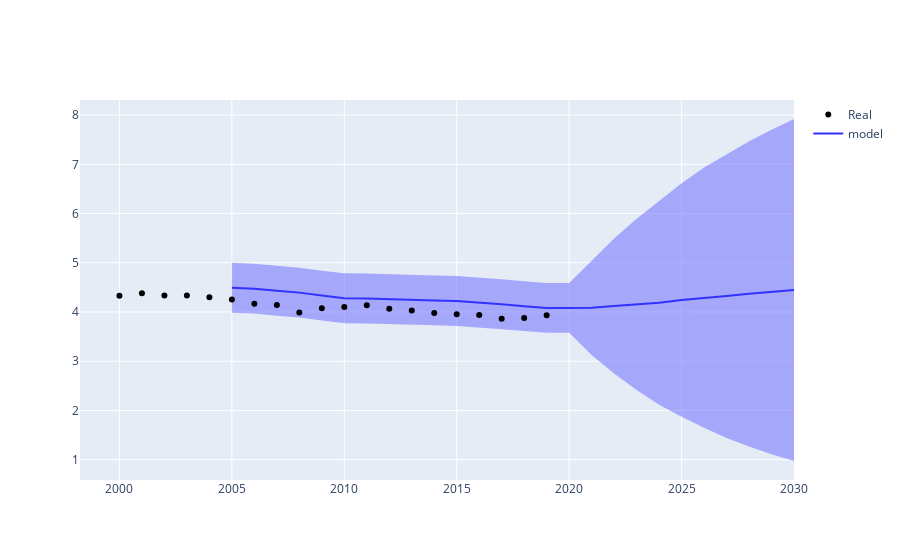

Notebook cell for this chart:
### Code cell
model = models.load_model('model_3.h5')
ts = ts3.copy()
num_proy = 11
rmse = rmse_3

time_col_name = ts.columns[0]
value_col_name = ts.columns[1]
last_anio = ts[time_col_name].values[-1]

X, Y = preparar_datos(ts)
X = np.array(X, dtype=float)
X = tf.convert_to_tensor(X)
Y_pred_proy = model.predict(X, verbose=0).reshape(-1)

ts_c = ts.copy()
for i in range(num_proy):
    X_last, _ = preparar_datos(ts_c)
    X_last = np.array(X_last, dtype=float)
    X_last = tf.convert_to_tensor(X_last[-1].reshape(1,-1))
    Y_proy = model.predict(X_last, verbose = 0)[0][0]
    Anio_next = ts_c[time_col_name].values[-1] + 1
    ts_c.loc[len(ts_c)] = [Anio_next, Y_proy]
    Y_pred_proy = np.append(Y_pred_proy, Y_proy)
anios_pred_proy = ts_c.Anio.values[5:]
Y_proy = Y_pred_proy[-num_proy:]
Y_pred = Y_pred_proy[:-num_proy]
error = 2*rmse
max_arr = Y_pred + error
min_arr = Y_pred - error
suma_error = error
i = 0
for value in Y_proy:
    i += 1 
    max_arr = np.append(max_arr,value+suma_error)
    min_arr = np.append(min_arr,value-suma_error)
    suma_error += error*0.9**i
    suma_error += 0
fig = go.Figure()
fig.add_trace(go.Scatter(x = anios_pred_proy, y = max_arr, mode = 'lines',line_color='rgba(0,0,0,0)',showlegend=False))
fig.add_trace(go.Scatter(x = anios_pred_proy, y = min_arr, fill='tonexty', mode = 'lines',line_color='rgba(100,100,255,1)', line_width=0,showlegend=False))
fig.add_trace(go.Scatter(x = anios_pred_proy, y = Y_pred_proy, mode = 'lines', line_color = 'rgb(50,50,255)', name = 'model'))
fig.add_trace(go.Scatter(x = ts[time_col_name], y = ts[value_col_name], mode = 'markers', line_color = 'black', name = 'Real'))
fig.show()

### Figure 1 — Plotly figure (JSON) as saved in the notebook; plotly's stock layout.template omitted (floating-point values rounded to 4 significant figures)
{"data": [{"line": {"color": "rgba(0,0,0,0)"}, "mode": "lines", "showlegend": false, "type": "scatter", "x": [2005, 2006, 2007, 2008, 2009, 2010, 2011, 2012, 2013, 2014, 2015, 2016, 2017, 2018, 2019, 2020, 2021, 2022, 2023, 2024, 2025, 2026, 2027, 2028, 2029, 2030], "y": [4.998, 4.98, 4.938, 4.9, 4.84, 4.785, 4.781, 4.763, 4.745, 4.741, 4.729, 4.701, 4.664, 4.624, 4.588, 4.588, 5.049, 5.493, 5.896, 6.26, 6.618, 6.933, 7.209, 7.47, 7.703, 7.92]}, {"fill": "tonexty", "line": {"color": "rgba(100,100,255,1)", "width": 0}, "mode": "lines", "showlegend": false, "type": "scatter", "x": [2005, 2006, 2007, 2008, 2009, 2010, 2011, 2012, 2013, 2014, 2015, 2016, 2017, 2018, 2019, 2020, 2021, 2022, 2023, 2024, 2025, 2026, 2027, 2028, 2029, 2030], "y": [3.985, 3.967, 3.926, 3.887, 3.827, 3.773, 3.769, 3.75, 3.733, 3.728, 3.717, 3.688, 3.652, 3.611, 3.576, 3.576, 3.125, 2.749, 2.414, 2.114, 1.873, 1.651, 1.442, 1.267, 1.109, 0.9728]}, {"line": {"color": "rgb(50,50,255)"}, "mode": "lines", "name": "model", "type": "scatter", "x": [2005, 2006, 2007, 2008, 2009, 2010, 2011, 2012, 2013, 2014, 2015, 2016, 2017, 2018, 2019, 2020, 2021, 2022, 2023, 2024, 2025, 2026, 2027, 2028, 2029, 2030], "y": [4.492, 4.474, 4.432, 4.393, 4.333, 4.279, 4.275, 4.256, 4.239, 4.234, 4.223, 4.194, 4.158, 4.118, 4.082, 4.082, 4.087, 4.121, 4.155, 4.187, 4.245, 4.292, 4.325, 4.369, 4.406, 4.447]}, {"line": {"color": "black"}, "mode": "markers", "name": "Real", "type": "scatter", "x": [2000, 2001, 2002, 2003, 2004, 2005, 2006, 2007, 2008, 2009, 2010, 2011, 2012, 2013, 2014, 2015, 2016, 2017, 2018, 2019], "y": [4.328, 4.379, 4.335, 4.337, 4.302, 4.255, 4.165, 4.144, 3.989, 4.078, 4.099, 4.139, 4.067, 4.03, 3.977, 3.953, 3.941, 3.864, 3.879, 3.936]}], "layout": {}}
